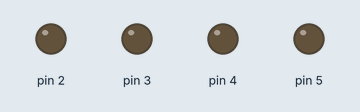
Recording of a sketch running on a simulated Arduino Uno, built with avr-gcc and run on an emulated ATmega328P. Parts: output pins drawn as LEDs (lit = HIGH).

Above: at 0.5 s.
At 2.5 s:
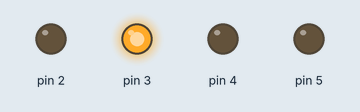
At 3.5 s:
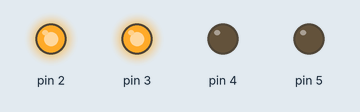
At 5.5 s:
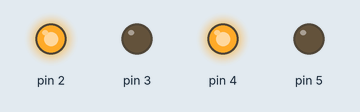
At 8.5 s:
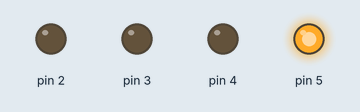
At 11.5 s:
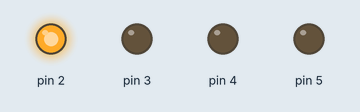
Timing chart, 0 to 13.0 s (numbered marks = the images above):
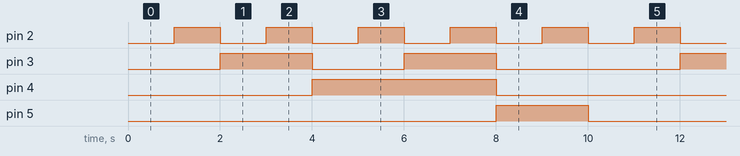

The sketch:

7447decoder.ino
```cpp
void sevenseg(int a,int b,int c,int d)
{
  digitalWrite(5, a);
  digitalWrite(4, b);
  digitalWrite(3, c);
  digitalWrite(2, d);
}
void setup()
{
    pinMode(5, OUTPUT);
    pinMode(4, OUTPUT);
    pinMode(3, OUTPUT);
    pinMode(2, OUTPUT);
}
void loop(){
sevenseg(0,0,0,0);
delay(1000);
sevenseg(0,0,0,1);
delay(1000);
sevenseg(0,0,1,0);
delay(1000);
sevenseg(0,0,1,1);
delay(1000);
sevenseg(0,1,0,0);
delay(1000);
sevenseg(0,1,0,1);
delay(1000);
sevenseg(0,1,1,0);
delay(1000);
sevenseg(0,1,1,1);
delay(1000);
sevenseg(1,0,0,0);
delay(1000);
sevenseg(1,0,0,1);
delay(1000);
}
```

Measured:
- by itself, pin 2: alternates HIGH for 1.0 s and LOW for 1.0 s
- by itself, pin 3: repeats every 10.0 s: LOW 2.0 s, HIGH 2.0 s, LOW 4.0 s, HIGH 2.0 s
- by itself, pin 4: alternates HIGH for 4.0 s and LOW for 6.0 s
- by itself, pin 5: alternates HIGH for 2.0 s and LOW for 8.0 s
